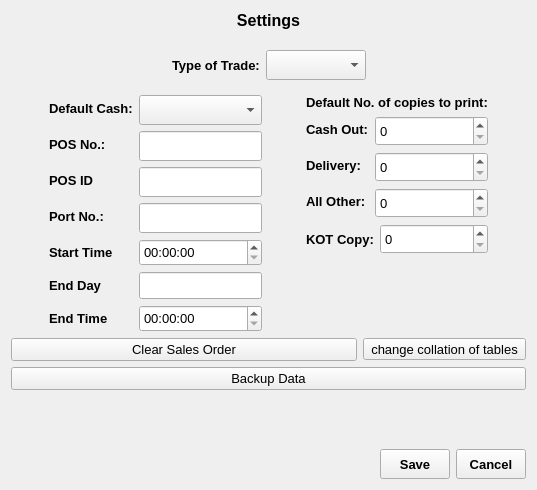
<?xml version="1.0" encoding="UTF-8"?>
<ui version="4.0">
 <class>Settings</class>
 <widget class="QWidget" name="Settings">
  <property name="geometry">
   <rect>
    <x>0</x>
    <y>0</y>
    <width>537</width>
    <height>490</height>
   </rect>
  </property>
  <property name="font">
   <font>
    <family>Microsoft YaHei UI</family>
    <pointsize>10</pointsize>
   </font>
  </property>
  <property name="windowTitle">
   <string>Form</string>
  </property>
  <layout class="QVBoxLayout" name="verticalLayout">
   <item>
    <widget class="QLabel" name="label">
     <property name="font">
      <font>
       <pointsize>12</pointsize>
       <weight>75</weight>
       <bold>true</bold>
      </font>
     </property>
     <property name="text">
      <string>Settings</string>
     </property>
     <property name="alignment">
      <set>Qt::AlignCenter</set>
     </property>
    </widget>
   </item>
   <item>
    <spacer name="verticalSpacer_2">
     <property name="orientation">
      <enum>Qt::Vertical</enum>
     </property>
     <property name="sizeHint" stdset="0">
      <size>
       <width>20</width>
       <height>40</height>
      </size>
     </property>
    </spacer>
   </item>
   <item>
    <widget class="QWidget" name="typeOfTradeWidget" native="true">
     <property name="minimumSize">
      <size>
       <width>0</width>
       <height>0</height>
      </size>
     </property>
     <layout class="QHBoxLayout" name="horizontalLayout_4">
      <item>
       <spacer name="horizontalSpacer_5">
        <property name="orientation">
         <enum>Qt::Horizontal</enum>
        </property>
        <property name="sizeHint" stdset="0">
         <size>
          <width>123</width>
          <height>20</height>
         </size>
        </property>
       </spacer>
      </item>
      <item>
       <widget class="QLabel" name="typeOfTradeLabel">
        <property name="font">
         <font>
          <pointsize>10</pointsize>
          <weight>75</weight>
          <bold>true</bold>
         </font>
        </property>
        <property name="text">
         <string>Type of Trade:</string>
        </property>
       </widget>
      </item>
      <item>
       <widget class="QComboBox" name="typeOfTradeComboBox">
        <property name="minimumSize">
         <size>
          <width>100</width>
          <height>30</height>
         </size>
        </property>
        <property name="font">
         <font>
          <pointsize>10</pointsize>
         </font>
        </property>
        <property name="editable">
         <bool>false</bool>
        </property>
       </widget>
      </item>
      <item>
       <spacer name="horizontalSpacer_6">
        <property name="orientation">
         <enum>Qt::Horizontal</enum>
        </property>
        <property name="sizeHint" stdset="0">
         <size>
          <width>123</width>
          <height>20</height>
         </size>
        </property>
       </spacer>
      </item>
     </layout>
    </widget>
   </item>
   <item>
    <layout class="QHBoxLayout" name="horizontalLayout_2">
     <item>
      <spacer name="horizontalSpacer_2">
       <property name="orientation">
        <enum>Qt::Horizontal</enum>
       </property>
       <property name="sizeHint" stdset="0">
        <size>
         <width>40</width>
         <height>20</height>
        </size>
       </property>
      </spacer>
     </item>
     <item>
      <layout class="QFormLayout" name="formLayout_2">
       <item row="0" column="0">
        <widget class="QLabel" name="defaultCashLabel">
         <property name="font">
          <font>
           <pointsize>10</pointsize>
           <weight>75</weight>
           <bold>true</bold>
          </font>
         </property>
         <property name="text">
          <string>Default Cash:</string>
         </property>
        </widget>
       </item>
       <item row="0" column="1">
        <widget class="QComboBox" name="defaultCashComboBox">
         <property name="minimumSize">
          <size>
           <width>100</width>
           <height>30</height>
          </size>
         </property>
         <property name="font">
          <font>
           <pointsize>10</pointsize>
          </font>
         </property>
         <property name="editable">
          <bool>false</bool>
         </property>
        </widget>
       </item>
       <item row="1" column="0">
        <widget class="QLabel" name="pOSNoLabel">
         <property name="font">
          <font>
           <pointsize>10</pointsize>
           <weight>75</weight>
           <bold>true</bold>
          </font>
         </property>
         <property name="text">
          <string>POS No.:</string>
         </property>
        </widget>
       </item>
       <item row="1" column="1">
        <widget class="QLineEdit" name="pOSNoLineEdit">
         <property name="minimumSize">
          <size>
           <width>0</width>
           <height>30</height>
          </size>
         </property>
         <property name="font">
          <font>
           <pointsize>10</pointsize>
          </font>
         </property>
         <property name="readOnly">
          <bool>true</bool>
         </property>
        </widget>
       </item>
       <item row="2" column="0">
        <widget class="QLabel" name="voucherPrefixLabel">
         <property name="font">
          <font>
           <pointsize>10</pointsize>
           <weight>75</weight>
           <bold>true</bold>
          </font>
         </property>
         <property name="text">
          <string>POS ID</string>
         </property>
        </widget>
       </item>
       <item row="2" column="1">
        <widget class="QLineEdit" name="voucherPrefixLineEdit">
         <property name="minimumSize">
          <size>
           <width>0</width>
           <height>30</height>
          </size>
         </property>
         <property name="readOnly">
          <bool>true</bool>
         </property>
        </widget>
       </item>
       <item row="3" column="0">
        <widget class="QLabel" name="portNoLabel">
         <property name="font">
          <font>
           <weight>75</weight>
           <bold>true</bold>
          </font>
         </property>
         <property name="text">
          <string>Port No.:</string>
         </property>
        </widget>
       </item>
       <item row="3" column="1">
        <widget class="QLineEdit" name="portNoLineEdit">
         <property name="minimumSize">
          <size>
           <width>0</width>
           <height>30</height>
          </size>
         </property>
        </widget>
       </item>
       <item row="4" column="1">
        <widget class="QTimeEdit" name="startTime">
         <property name="minimumSize">
          <size>
           <width>0</width>
           <height>27</height>
          </size>
         </property>
        </widget>
       </item>
       <item row="6" column="1">
        <widget class="QTimeEdit" name="endTime">
         <property name="minimumSize">
          <size>
           <width>0</width>
           <height>27</height>
          </size>
         </property>
        </widget>
       </item>
       <item row="5" column="1">
        <widget class="QLineEdit" name="endDay">
         <property name="minimumSize">
          <size>
           <width>0</width>
           <height>27</height>
          </size>
         </property>
        </widget>
       </item>
       <item row="4" column="0">
        <widget class="QLabel" name="label_3">
         <property name="font">
          <font>
           <weight>75</weight>
           <bold>true</bold>
          </font>
         </property>
         <property name="text">
          <string>Start Time</string>
         </property>
        </widget>
       </item>
       <item row="5" column="0">
        <widget class="QLabel" name="label_4">
         <property name="font">
          <font>
           <weight>75</weight>
           <bold>true</bold>
          </font>
         </property>
         <property name="text">
          <string>End Day</string>
         </property>
        </widget>
       </item>
       <item row="6" column="0">
        <widget class="QLabel" name="label_5">
         <property name="font">
          <font>
           <weight>75</weight>
           <bold>true</bold>
          </font>
         </property>
         <property name="text">
          <string>End Time</string>
         </property>
        </widget>
       </item>
      </layout>
     </item>
     <item>
      <spacer name="horizontalSpacer_4">
       <property name="orientation">
        <enum>Qt::Horizontal</enum>
       </property>
       <property name="sizeHint" stdset="0">
        <size>
         <width>40</width>
         <height>20</height>
        </size>
       </property>
      </spacer>
     </item>
     <item>
      <layout class="QFormLayout" name="formLayout">
       <item row="0" column="0" colspan="2">
        <widget class="QLabel" name="label_2">
         <property name="font">
          <font>
           <pointsize>10</pointsize>
           <weight>75</weight>
           <bold>true</bold>
          </font>
         </property>
         <property name="text">
          <string>Default No. of copies to print:</string>
         </property>
        </widget>
       </item>
       <item row="1" column="0">
        <widget class="QLabel" name="cashOutLabel">
         <property name="font">
          <font>
           <pointsize>10</pointsize>
           <weight>75</weight>
           <bold>true</bold>
          </font>
         </property>
         <property name="text">
          <string>Cash Out:</string>
         </property>
        </widget>
       </item>
       <item row="1" column="1">
        <widget class="QSpinBox" name="cashOutSpinBox">
         <property name="minimumSize">
          <size>
           <width>0</width>
           <height>30</height>
          </size>
         </property>
         <property name="font">
          <font>
           <pointsize>10</pointsize>
          </font>
         </property>
        </widget>
       </item>
       <item row="2" column="0">
        <widget class="QLabel" name="deliveryLabel">
         <property name="font">
          <font>
           <pointsize>10</pointsize>
           <weight>75</weight>
           <bold>true</bold>
          </font>
         </property>
         <property name="text">
          <string>Delivery:</string>
         </property>
        </widget>
       </item>
       <item row="2" column="1">
        <widget class="QSpinBox" name="deliverySpinBox">
         <property name="minimumSize">
          <size>
           <width>0</width>
           <height>30</height>
          </size>
         </property>
         <property name="font">
          <font>
           <pointsize>10</pointsize>
          </font>
         </property>
        </widget>
       </item>
       <item row="3" column="0">
        <widget class="QLabel" name="allOtherLabel">
         <property name="font">
          <font>
           <pointsize>10</pointsize>
           <weight>75</weight>
           <bold>true</bold>
          </font>
         </property>
         <property name="text">
          <string>All Other:</string>
         </property>
        </widget>
       </item>
       <item row="3" column="1">
        <widget class="QSpinBox" name="allOtherSpinBox">
         <property name="minimumSize">
          <size>
           <width>0</width>
           <height>30</height>
          </size>
         </property>
         <property name="font">
          <font>
           <pointsize>10</pointsize>
          </font>
         </property>
        </widget>
       </item>
       <item row="4" column="0" colspan="2">
        <widget class="QWidget" name="KOTwidget" native="true">
         <layout class="QHBoxLayout" name="horizontalLayout_3" stretch="0,1">
          <property name="leftMargin">
           <number>0</number>
          </property>
          <property name="topMargin">
           <number>0</number>
          </property>
          <property name="rightMargin">
           <number>0</number>
          </property>
          <property name="bottomMargin">
           <number>0</number>
          </property>
          <item>
           <widget class="QLabel" name="kOTCopyLabel">
            <property name="font">
             <font>
              <pointsize>10</pointsize>
              <weight>75</weight>
              <bold>true</bold>
             </font>
            </property>
            <property name="text">
             <string>KOT Copy:</string>
            </property>
           </widget>
          </item>
          <item>
           <widget class="QSpinBox" name="kOTCopySpinBox">
            <property name="minimumSize">
             <size>
              <width>0</width>
              <height>30</height>
             </size>
            </property>
            <property name="font">
             <font>
              <pointsize>10</pointsize>
             </font>
            </property>
           </widget>
          </item>
         </layout>
        </widget>
       </item>
      </layout>
     </item>
     <item>
      <spacer name="horizontalSpacer_3">
       <property name="orientation">
        <enum>Qt::Horizontal</enum>
       </property>
       <property name="sizeHint" stdset="0">
        <size>
         <width>40</width>
         <height>20</height>
        </size>
       </property>
      </spacer>
     </item>
    </layout>
   </item>
   <item>
    <layout class="QHBoxLayout" name="horizontalLayout_5">
     <item>
      <widget class="QPushButton" name="pushButton">
       <property name="text">
        <string>Clear Sales Order</string>
       </property>
      </widget>
     </item>
     <item>
      <widget class="QToolButton" name="toolButton">
       <property name="text">
        <string>change collation of tables</string>
       </property>
      </widget>
     </item>
    </layout>
   </item>
   <item>
    <widget class="QPushButton" name="backupButton">
     <property name="text">
      <string>Backup Data</string>
     </property>
    </widget>
   </item>
   <item>
    <spacer name="verticalSpacer">
     <property name="orientation">
      <enum>Qt::Vertical</enum>
     </property>
     <property name="sizeHint" stdset="0">
      <size>
       <width>20</width>
       <height>88</height>
      </size>
     </property>
    </spacer>
   </item>
   <item>
    <layout class="QHBoxLayout" name="horizontalLayout">
     <item>
      <spacer name="horizontalSpacer">
       <property name="orientation">
        <enum>Qt::Horizontal</enum>
       </property>
       <property name="sizeHint" stdset="0">
        <size>
         <width>40</width>
         <height>20</height>
        </size>
       </property>
      </spacer>
     </item>
     <item>
      <widget class="QToolButton" name="saveButton">
       <property name="minimumSize">
        <size>
         <width>70</width>
         <height>30</height>
        </size>
       </property>
       <property name="font">
        <font>
         <pointsize>10</pointsize>
         <weight>75</weight>
         <bold>true</bold>
        </font>
       </property>
       <property name="text">
        <string>Save</string>
       </property>
      </widget>
     </item>
     <item>
      <widget class="QToolButton" name="cancelButton">
       <property name="minimumSize">
        <size>
         <width>70</width>
         <height>30</height>
        </size>
       </property>
       <property name="font">
        <font>
         <pointsize>10</pointsize>
         <weight>75</weight>
         <bold>true</bold>
        </font>
       </property>
       <property name="text">
        <string>Cancel</string>
       </property>
      </widget>
     </item>
    </layout>
   </item>
  </layout>
 </widget>
 <resources/>
 <connections/>
</ui>
